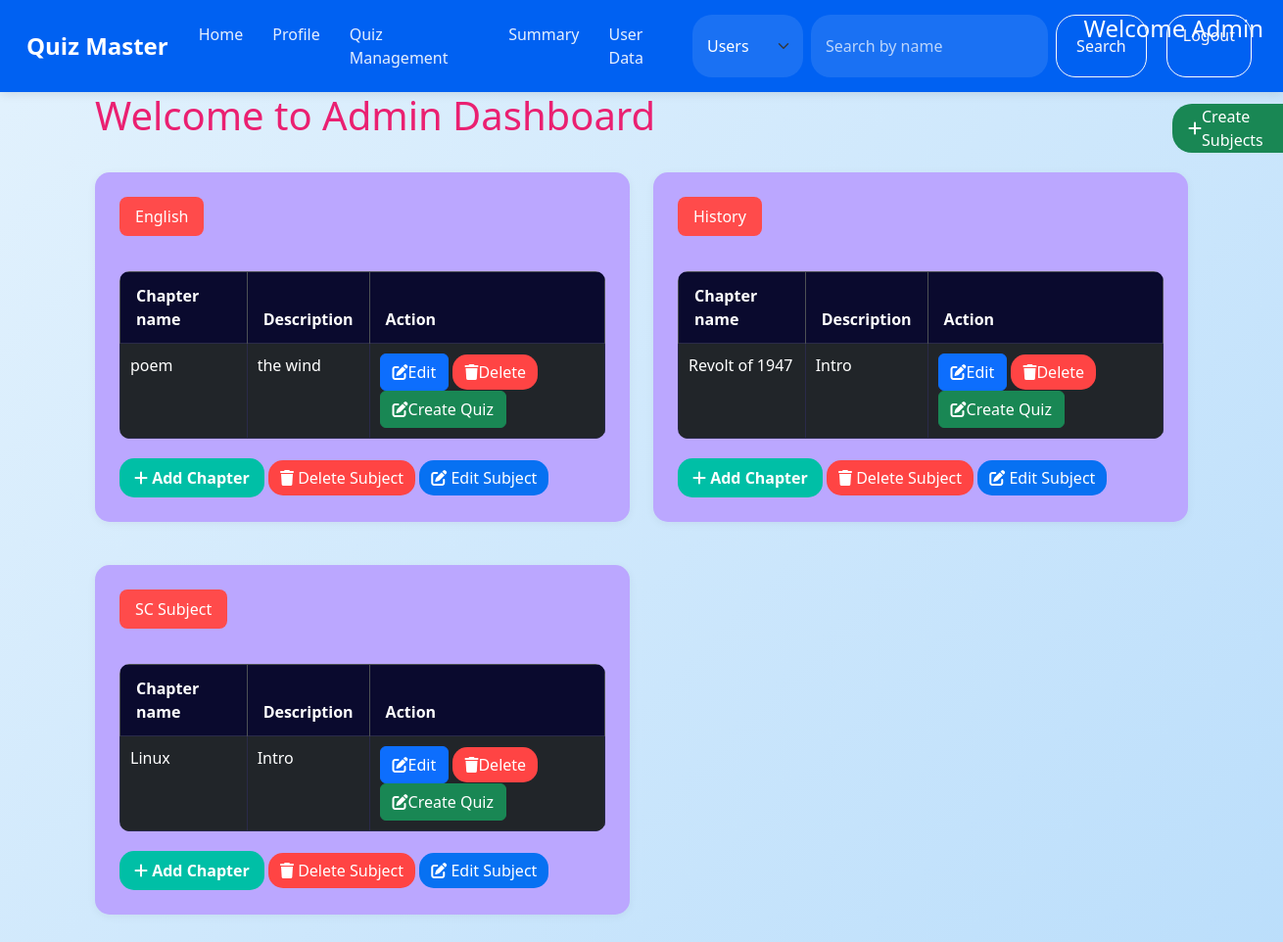
Page /admin (signed in) on the earlier database version.
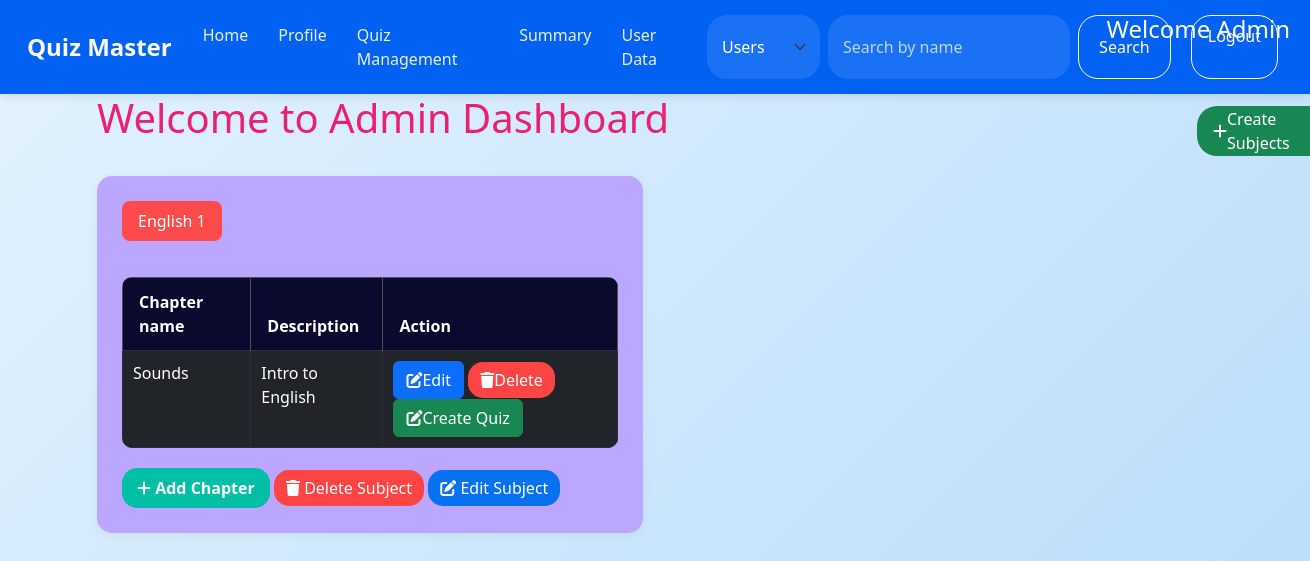
Same page on the later database version.
### models.py (models this page shows)
class Subject(db.Model):
    id = db.Column(db.Integer, primary_key = True)
    name = db.Column(db.String(64), nullable = False, unique = True)
    description = db.Column(db.String(150))
    chapters = db.relationship('Chapter', backref='subject', cascade='all, delete')

class Chapter(db.Model):
    id = db.Column(db.Integer, primary_key = True)
    name = db.Column(db.String(64 ), nullable = False)
    description = db.Column(db.String(100))
    subject_id = db.Column(db.Integer, db.ForeignKey('subject.id'), nullable=False)

### controllers/routes.py (the view)
@app.route("/admin")
@admin_requried
def admin():
    user = User.query.get(session['user_id'])  # Add this line
    subjects = Subject.query.all()
    print("Subjects found")
    return render_template('admin.html', subjects=subjects, user=user)

### controllers/routes.py (called while the page is built)
def admin_requried(func):
    @wraps(func)
    def decorated_function(*args, **kwargs):
        if 'user_id' not in session:
            return redirect(url_for('login'))
        user = User.query.get(session['user_id'])
        if not user or not user.is_admin:  # Add user existence check
            return redirect(url_for('home'))
        return func(*args, **kwargs)
    return decorated_function

### templates/admin.html (shortened to what this page needs)
{% extends 'layout.html' %}
{% block content %}
<h1 style="color: rgb(234, 32, 113);">Welcome to Admin Dashboard</h1>
<a href="{{url_for('subject_add')}}" style="background-color: #198754;
    color: white;
    padding: 8px 16px;
    text-decoration: none;
    border-radius: 20px;
    margin-left: 1100px;
    margin-top: -44px;
    display: flex;
    justify-content: space-between;
    align-items: center;
    width: 158px;
    height: 50px;
    margin-bottom: 20px;">
    <i class="fas fa-plus"></i>
    Create Subjects
</a>
<div class="row">
    {% for subject in subjects %}
    <div class="col-md-6 mb-4">
        <div class="custom-card">
            <span class="subject-title" data-description="{{subject.description}}">
                {{subject.name}}
            </span>
            <div class="mt-3">
                <div class="chapter-section">
                    <table class="table table-bordered table-dark">
                        <thead>
                            <tr>
                                <th>Chapter name</th>
                                <th>Description</th>
                                <th>Action</th>
                            </tr>
                        </thead>
                        <tbody>
                            {% for chapter in subject.chapters %}
                            <tr>
                                <td>{{ chapter.name }}</td>
                                <td>{{ chapter.description }}</td>
                                <td>
                                    <a href="{{ url_for('edit_chapter', id=chapter.id) }}" class="btn btn-primary">
                                        <i class="fas fa-edit"></i>Edit</a>
                                    <a href="{{ url_for('delete_chapter', id=chapter.id) }}" class="btn btn-delete">
                                        <i class="fas fa-trash"></i>Delete</a>
                                    <a href="{{ url_for('create_quiz', id=chapter.id) }}" class="btn btn-success">
                                        <i class="fas fa-edit"></i>Create Quiz</a>
                                </td>
                            </tr>
                            {% endfor %}
                        </tbody>
                    </table>
                </div>
                <a href="{{url_for('chapter_add', subject_id=subject.id)}}" class="btn btn-add">
                    <i class="fas fa-plus"></i> Add Chapter
                </a>
                <a href="{{ url_for('delete_subject', id=subject.id) }}" class="btn btn-delete">
                    <i class="fas fa-trash"></i> Delete Subject
                </a>
                <a href="{{ url_for('edit_subject', id=subject.id) }}" class="btn btn-edit">
                    <i class="fas fa-edit"></i> Edit Subject
                </a>
            </div>
        </div>
    </div>
    {% endfor %}
</div>
{% endblock %}

Differences in the rows shown:
removed Chapter: name "poem", description "the wind"
removed Subject: name "History"
removed Chapter: name "Revolt of 1947", description "Intro", shown under "History"
removed Subject: name "SC Subject"
removed Chapter: name "Linux", description "Intro", shown under "SC Subject"
changed Subject: name "English" → "English 1"
added Chapter: name "Sounds", description "Intro to English"
